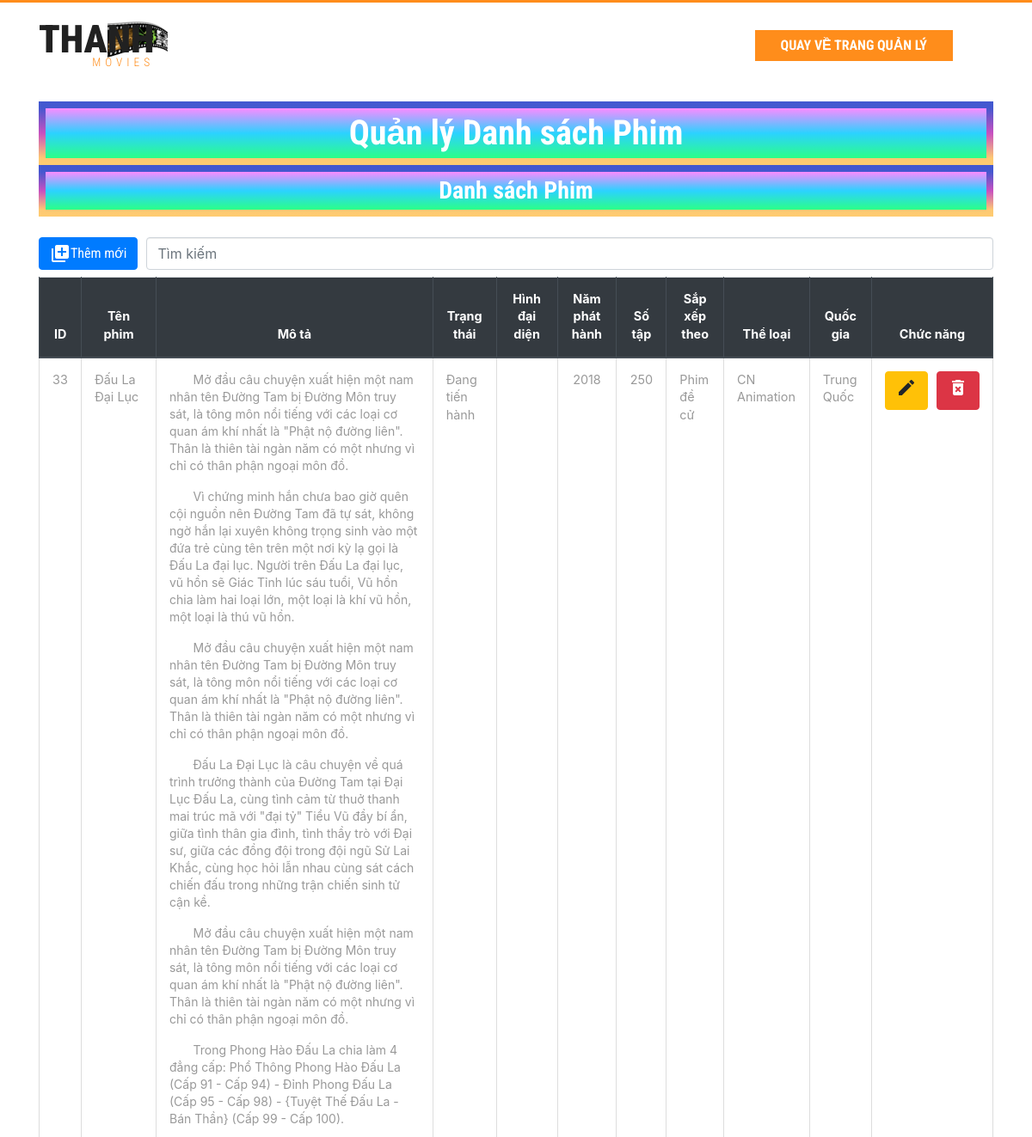
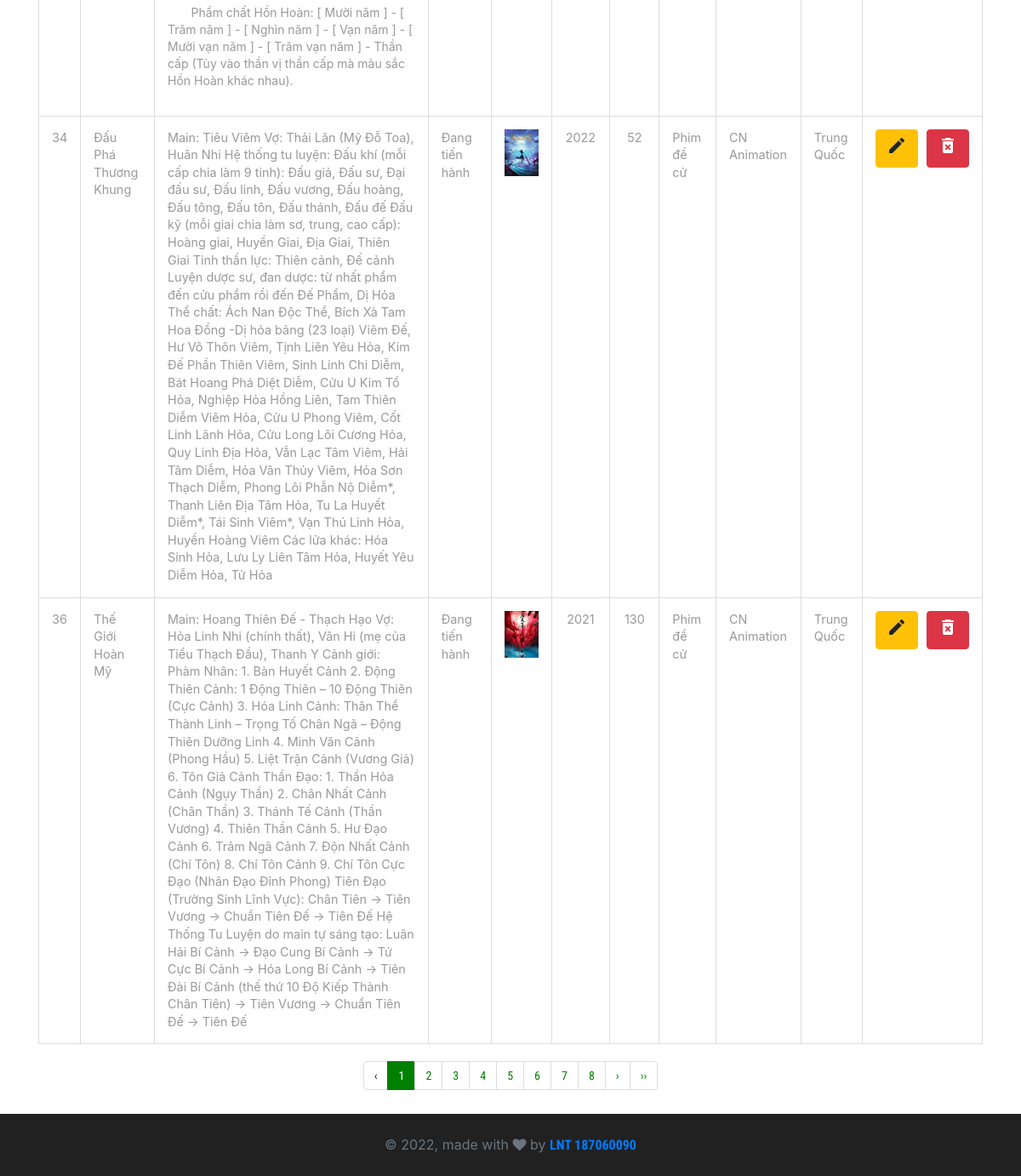
Screenshot of /admin/movies/index.php with the database file from the repository (2 pictures, top to bottom).
### tables this page shows
CREATE TABLE IF NOT EXISTS `movies` (
  `id` int(11) NOT NULL AUTO_INCREMENT,
  `title_movie` varchar(100) DEFAULT NULL,
  `description` longtext DEFAULT NULL,
  `status` int(11) DEFAULT NULL,
  `image` varchar(255) DEFAULT NULL,
  `year` year(4) DEFAULT NULL,
  `list_episodes` int(255) DEFAULT NULL,
  `category_id` int(11) DEFAULT NULL,
  `genre_id` int(11) DEFAULT NULL,
  `country_id` int(11) DEFAULT NULL,
  PRIMARY KEY (`id`),
  KEY `category_id` (`category_id`),
  KEY `genre_id` (`genre_id`),
  KEY `country_id` (`country_id`),
  CONSTRAINT `FK_moives_categories` FOREIGN KEY (`category_id`) REFERENCES `categories` (`id`),
  CONSTRAINT `FK_moives_countries` FOREIGN KEY (`country_id`) REFERENCES `countries` (`id`),
  CONSTRAINT `FK_moives_genres` FOREIGN KEY (`genre_id`) REFERENCES `genres` (`id`)
);

### admin/movies/index.php (the view, shortened to what this page needs)
<!DOCTYPE html>
<html lang="en">
<head>
    <link href="/web-xem-phim/assets/css/bootstrap.css" rel="stylesheet" type="text/css" media="all" />
    <link href="/web-xem-phim/assets/css/style.css" rel="stylesheet" type="text/css" media="all" />
    <link rel="stylesheet" href="/web-xem-phim/assets/css/contactstyle.css" type="text/css" media="all" />
    <link rel="stylesheet" href="/web-xem-phim/assets/css/faqstyle.css" type="text/css" media="all" />
    <link href="/web-xem-phim/assets/css/single.css" rel='stylesheet' type='text/css' />
    <link href="/web-xem-phim/assets/css/medile.css" rel='stylesheet' type='text/css' />
    <link href="/web-xem-phim/assets/css/jquery.slidey.min.css" rel="stylesheet">
    <link href="/web-xem-phim/assets/css/popuo-box.css" rel="stylesheet" type="text/css" media="all" />
    <link rel="stylesheet" href="/web-xem-phim/assets/css/font-awesome.min.css" />
    <link href="/web-xem-phim/assets/css/owl.carousel.css" rel="stylesheet" type="text/css" media="all">
    <link href="/web-xem-phim/thong-tin-phim/assets/css/style.css" rel="stylesheet" type="text/css" media="all">
    <?php include_once(__DIR__ . '/../../frontend/layouts/styles.php'); ?>
</head>
<body>
    <div class="header">
        <div class="container">
            <div class="w3layouts_logo">
                <a href="/web-xem-phim/index.php">
                    <h1>Thanh<span>Movies</span></h1>
                </a>
            </div>
            <div class="w3l_sign_in_register">
                <ul>
                    <li><a href="/web-xem-phim/admin/index.php">Quay về trang quản lý</a></li>
                </ul>
            </div>
            <div class="clearfix"> </div>
        </div>
    </div>
    <main role="main" class="mb-2">
        <div class="container mt-2">
            <div class="full borderf">
                <h1 class="tieu-de">Quản lý Danh sách Phim</h1>
            </div>
            <?php
            include_once __DIR__ . '/../../dbconnect.php';
            $sqlPhim = "
            SELECT *
            FROM movies
            ";
            $resultPhim = mysqli_query($conn, $sqlPhim);
            ?>
        </div>
        <div class="container">
            <div class="full borderf">
                <h3 class="text-movies">Danh sách Phim</h3>
            </div>
            <br>
            <div class="row">
                <div class="col">
                    <div style="display: flex;">
                        <a href="insert.php" class="btn btn-primary mb-2">
                            <div style="display: flex;">
                                <i class="material-icons">library_add</i>
                                Thêm mới
                            </div>
                        </a>
                        <input style="margin-left: 10px" type="text" class="timkiem form-control" name="" value="" placeholder="Tìm kiếm">
                    </div>
                    <table class="table table-bordered">
                        <thead class="thead-dark" style="text-align: center;">
                            <tr>
                                <th>ID</th>
                                <th>Tên phim</th>
                                <th>Mô tả</th>
                                <th>Trạng thái</th>
                                <th>Hình đại diện</th>
                                <th>Năm phát hành</th>
                                <th>Số tập</th>
                                <th>Sắp xếp theo</th>
                                <th>Thể loại</th>
                                <th>Quốc gia</th>
                                <th>Chức năng</th>
                            </tr>
                        </thead>
                        <tbody class="danhsach">
                            <?php
                            include_once __DIR__ . '/../../dbconnect.php';
                            if (isset($_GET['page_no']) && $_GET['page_no'] != "") {
                                $page_no = $_GET['page_no'];
                            } else {
                                $page_no = 1;
                            }
                            $total_records_per_page = 3;
                            $offset = ($page_no - 1) * $total_records_per_page;
                            $previous_page = $page_no - 1;
                            $next_page = $page_no + 1;
                            $result_count = mysqli_query($conn, "SELECT COUNT(*) As total_records FROM movies");
                            $total_records = mysqli_fetch_array($result_count);
                            $total_records = $total_records['total_records'];
                            $total_no_of_pages = ceil($total_records / $total_records_per_page);
                            $result = mysqli_query($conn, "SELECT * FROM movies LIMIT $offset, $total_records_per_page");
                            $dataPhim = [];
                            while ($item = mysqli_fetch_array($result, MYSQLI_ASSOC)) {
                                $dataPhim[] = array(
                                    'movies_id' => $item['id'],
                                    'movies_title' => $item['title_movie'],
                                    'movies_description' => $item['description'],
                                    'movies_status' => $item['status'],
                                    'movies_image' => $item['image'],
                                    'movies_year' => $item['year'],
                                    'movies_list_episodes' => $item['list_episodes'],
                                    'movies_category_id' => $item['category_id'],
                                    'movies_genre_id' => $item['genre_id'],
                                    'movies_country_id' => $item['country_id'],
                                );
                            }
                            ?>
                            <?php foreach ($dataPhim as $item) : ?>
                                <tr>
                                    <td><?= $item['movies_id'] ?></td>
                                    <td><?= $item['movies_title'] ?></td>
                                    <td><?= $item['movies_description'] ?></td>
                                    <td>
                                        <?php if ($item['movies_status'] == 1) : ?>
                                            <?= $item['movies_status'] = "Đang tiến hành" ?>
                                        <?php else : ?>
                                            <?= $item['movies_status'] = "Hoàn thành" ?>
                                        <?php endif; ?>
                                    </td>
                                    <td>
                                        <img src="/web-xem-phim/assets/images/<?= $item['movies_image'] ?>" class="img-fluid" alt="">
                                    </td>
                                    <td style="text-align: center;"><?= $item['movies_year'] ?></td>
                                    <td style="text-align: center;"><?= $item['movies_list_episodes'] ?></td>
                                    <td>
                                        <?php if ($item['movies_category_id'] == 1) : ?>
                                            <?= $item['movies_category_id'] = "Phim đề cử" ?>
                                        <?php elseif ($item['movies_category_id'] == 2) : ?>
                                            <?= $item['movies_category_id'] = "Phim mới cập nhật" ?>
                                        <?php else : ?>
                                            <?= $item['movies_category_id'] = "Phim phổ biến" ?>
                                        <?php endif; ?>
                                    </td>
                                    <td>
                                        <?php if ($item['movies_genre_id'] == 1) : ?>
                                            <?= $item['movies_genre_id'] = "Anime" ?>
                                        <?php elseif ($item['movies_genre_id'] == 34) : ?>
                                            <?= $item['movies_genre_id'] = "CN Animation" ?>
                                        <?php endif; ?>
                                    </td>
                                    <td>
                                        <?php if ($item['movies_country_id'] == 1) : ?>
                                            <?= $item['movies_country_id'] = "Nhật Bản" ?>
                                        <?php else : ?>
                                            <?= $item['movies_country_id'] = "Trung Quốc" ?>
                                        <?php endif; ?>
                                    </td>
                                    <td>
                                        <div style="display: flex;">
                                            <a title="Chỉnh sửa" href="update.php?movies_id=<?= $item['movies_id'] ?>" class="btn btn-warning">
                                                <i class="material-icons">edit</i>
                                            </a>
                                            <div style="border:1px #ddd none;height:10px;width:10px "></div>
                                            <button title="Xóa" type="button" class="btn btn-danger btnDelete" data-movies_id="<?= $item['movies_id'] ?>">
                                                <i class="material-icons">delete_forever</i>
                                            </button>
                                        </div>
                                    </td>
                                </tr>
                            <?php endforeach; ?>
                        </tbody>
                    </table>
                    <nav aria-label="Page navigation example">
                        <ul class="pagination justify-content-center">
                            <li <?php if ($page_no <= 1) {
                                    echo "class='disabled'";
                                } ?>>
                                <a <?php if ($page_no > 1) {
                                        echo "href='?page_no=$previous_page'";
                                    } ?>>&lsaquo;</a>
                            </li>
                            <?php
                            if ($total_no_of_pages <= 10) {
                                for ($counter = 1; $counter <= $total_no_of_pages; $counter++) {
                                    if ($counter == $page_no) {
                                        echo "<li class='active'><a>$counter</a></li>";
                                    } else {
                                        echo "<li><a href='?page_no=$counter'>$counter</a></li>";
                                    }
                                }
                            }
                            ?>
                            <li <?php if ($page_no >= $total_no_of_pages) {
                                    echo "class='disabled'";
                                } ?>>
                                <a <?php if ($page_no < $total_no_of_pages) {
                                        echo "href='?page_no=$next_page'";
                                    } ?>>&rsaquo;</a>
                            </li>
                            <?php if ($page_no < $total_no_of_pages) {
                                echo "<li><a href='?page_no=$total_no_of_pages'>&rsaquo;&rsaquo;</a></li>";
                            } ?>
                        </ul>
                    </nav>
                </div>
            </div>
        </div>
    </main>
    <?php include_once __DIR__ . '/../../admin/footer.php' ?>
</body>
</html>

### rows the page displays
movies: id "33", title_movie "Đấu La Đại Lục", description "Mở đầu câu chuyện xuất hiện một nam nhân tên Đường Tam bị Đường Môn truy sát, là tông môn nổi tiếng với các loại cơ quan ám khí nhất là \"Phật nộ đường liên\". Thân là thiên tài ngàn năm có một nhưng vì chỉ có thân phận ngoại môn đồ. Vì chứng minh hắn chưa bao giờ quên cội nguồn nên Đường Tam đã tự sát, không ngờ hắn lại xuyên không trọng sinh vào một đứa trẻ cùng tên trên một nơi kỳ lạ gọi là Đấu La đại lục. Người trên Đấu La đại lục, vũ hồn sẽ Giác Tỉnh lúc sáu tuổi, Vũ hồn chia làm hai loại lớn, một loại là khí vũ hồn, một loại là thú vũ hồn. Mở đầu câu chuyện xuất hiện một nam nhân tên Đường Tam bị Đường Môn truy sát, là tông môn nổi tiếng với các loại cơ quan ám khí nhất là \"Phật nộ…", movies_status "Đang tiến hành", year "2018", list_episodes "250", movies_category_id "Phim đề cử", movies_genre_id "CN Animation", movies_country_id "Trung Quốc"
movies: id "34", title_movie "Đấu Phá Thương Khung", description "Main: Tiêu Viêm Vợ: Thải Lân (Mỹ Đỗ Toa), Huân Nhi Hệ thống tu luyện: Đấu khí (mỗi cấp chia làm 9 tinh): Đấu giả, Đấu sư, Đại đấu sư, Đấu linh, Đấu vương, Đấu hoàng, Đấu tông, Đấu tôn, Đấu thánh, Đấu đế Đấu kỹ (mỗi giai chia làm sơ, trung, cao cấp): Hoàng giai, Huyền Giai, Địa Giai, Thiên Giai Tinh thần lực: Thiên cảnh, Đế cảnh Luyện dược sư, đan dược: từ nhất phẩm đến cửu phẩm rồi đến Đế Phẩm, Dị Hỏa Thể chất: Ách Nan Độc Thể, Bích Xà Tam Hoa Đồng -Dị hỏa bảng (23 loại) Viêm Đế, Hư Vô Thôn Viêm, Tịnh Liên Yêu Hỏa, Kim Đế Phần Thiên Viêm, Sinh Linh Chi Diễm, Bát Hoang Phá Diệt Diễm, Cửu U Kim Tổ Hỏa, Nghiệp Hỏa Hồng Liên, Tam Thiên Diễm Viêm Hỏa, Cửu U Phong Viêm, Cốt Linh Lãnh Hỏa, Cửu…", movies_status "Đang tiến hành", image (picture), year "2022", list_episodes "52", movies_category_id "Phim đề cử", movies_genre_id "CN Animation", movies_country_id "Trung Quốc"
movies: id "36", title_movie "Thế Giới Hoàn Mỹ", description "Main: Hoang Thiên Đế - Thạch Hạo Vợ: Hỏa Linh Nhi (chính thất), Vân Hi (mẹ của Tiểu Thạch Đầu), Thanh Y Cảnh giới: Phàm Nhân: 1. Bàn Huyết Cảnh 2. Động Thiên Cảnh: 1 Động Thiên – 10 Động Thiên (Cực Cảnh) 3. Hóa Linh Cảnh: Thân Thể Thành Linh – Trọng Tố Chân Ngã – Động Thiên Dưỡng Linh 4. Minh Văn Cảnh (Phong Hầu) 5. Liệt Trận Cảnh (Vương Giả) 6. Tôn Giả Cảnh Thần Đạo: 1. Thần Hỏa Cảnh (Ngụy Thần) 2. Chân Nhất Cảnh (Chân Thần) 3. Thánh Tế Cảnh (Thần Vương) 4. Thiên Thần Cảnh 5. Hư Đạo Cảnh 6. Trảm Ngã Cảnh 7. Độn Nhất Cảnh (Chí Tôn) 8. Chí Tôn Cảnh 9. Chí Tôn Cực Đạo (Nhân Đạo Đỉnh Phong) Tiên Đạo (Trường Sinh Lĩnh Vực): Chân Tiên → Tiên Vương → Chuẩn Tiên Đế → Tiên Đế Hệ Thống Tu Luyện do…", movies_status "Đang tiến hành", image (picture), year "2021", list_episodes "130", movies_category_id "Phim đề cử", movies_genre_id "CN Animation", movies_country_id "Trung Quốc"
